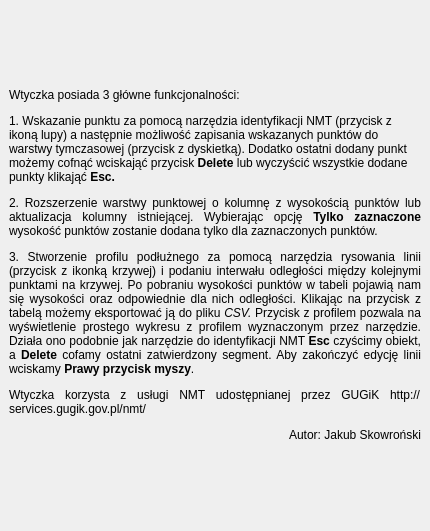
<?xml version="1.0" encoding="UTF-8"?>
<ui version="4.0">
 <class>Dialog</class>
 <widget class="QDialog" name="Dialog">
  <property name="geometry">
   <rect>
    <x>0</x>
    <y>0</y>
    <width>430</width>
    <height>531</height>
   </rect>
  </property>
  <property name="maximumSize">
   <size>
    <width>430</width>
    <height>531</height>
   </size>
  </property>
  <property name="windowTitle">
   <string>O wtyczce</string>
  </property>
  <layout class="QVBoxLayout" name="verticalLayout">
   <property name="spacing">
    <number>6</number>
   </property>
   <property name="leftMargin">
    <number>9</number>
   </property>
   <property name="topMargin">
    <number>9</number>
   </property>
   <property name="rightMargin">
    <number>9</number>
   </property>
   <property name="bottomMargin">
    <number>9</number>
   </property>
   <item>
    <widget class="QLabel" name="label">
     <property name="sizePolicy">
      <sizepolicy hsizetype="Fixed" vsizetype="Fixed">
       <horstretch>0</horstretch>
       <verstretch>0</verstretch>
      </sizepolicy>
     </property>
     <property name="minimumSize">
      <size>
       <width>412</width>
       <height>513</height>
      </size>
     </property>
     <property name="maximumSize">
      <size>
       <width>412</width>
       <height>513</height>
      </size>
     </property>
     <property name="text">
      <string>&lt;html&gt;&lt;head/&gt;&lt;body&gt;&lt;p&gt;Wtyczka posiada 3 główne funkcjonalności:&lt;/p&gt;&lt;p&gt;1. Wskazanie punktu za pomocą narzędzia identyfikacji NMT (przycisk z ikoną lupy) a następnie możliwość zapisania wskazanych punktów do warstwy tymczasowej (przycisk z dyskietką). Dodatko ostatni dodany punkt możemy cofnąć wciskająć przycisk &lt;span style=&quot; font-weight:600;&quot;&gt;Delete &lt;/span&gt;lub wyczyścić wszystkie dodane punkty klikająć &lt;span style=&quot; font-weight:600;&quot;&gt;Esc.&lt;/span&gt;&lt;/p&gt;&lt;p align=&quot;justify&quot;&gt;2. Rozszerzenie warstwy punktowej o kolumnę z wysokością punktów lub aktualizacja kolumny istniejącej. Wybierając opcję &lt;span style=&quot; font-weight:600;&quot;&gt;Tylko zaznaczone &lt;/span&gt;wysokość punktów zostanie dodana tylko dla zaznaczonych punktów.&lt;/p&gt;&lt;p align=&quot;justify&quot;&gt;3. Stworzenie profilu podłużnego za pomocą narzędzia rysowania linii (przycisk z ikonką krzywej) i podaniu interwału odległości między kolejnymi punktami na krzywej. Po pobraniu wysokości punktów w tabeli pojawią nam się wysokości oraz odpowiednie dla nich odległości. Klikając na przycisk z tabelą możemy eksportować ją do pliku &lt;span style=&quot; font-style:italic;&quot;&gt;CSV. &lt;/span&gt;Przycisk z profilem pozwala na wyświetlenie prostego wykresu z profilem wyznaczonym przez narzędzie. Działa ono podobnie jak narzędzie do identyfikacji NMT &lt;span style=&quot; font-weight:600;&quot;&gt;Esc&lt;/span&gt; czyścimy obiekt, a &lt;span style=&quot; font-weight:600;&quot;&gt;Delete&lt;/span&gt; cofamy ostatni zatwierdzony segment. Aby zakończyć edycję linii wciskamy &lt;span style=&quot; font-weight:600;&quot;&gt;Prawy przycisk myszy&lt;/span&gt;.&lt;/p&gt;&lt;p align=&quot;justify&quot;&gt;Wtyczka korzysta z usługi NMT udostępnianej przez GUGiK http://services.gugik.gov.pl/nmt/&lt;/p&gt;&lt;p align=&quot;right&quot;&gt;Autor: Jakub Skowroński&lt;/p&gt;&lt;/body&gt;&lt;/html&gt;</string>
     </property>
     <property name="wordWrap">
      <bool>true</bool>
     </property>
    </widget>
   </item>
  </layout>
 </widget>
 <resources/>
 <connections/>
</ui>
